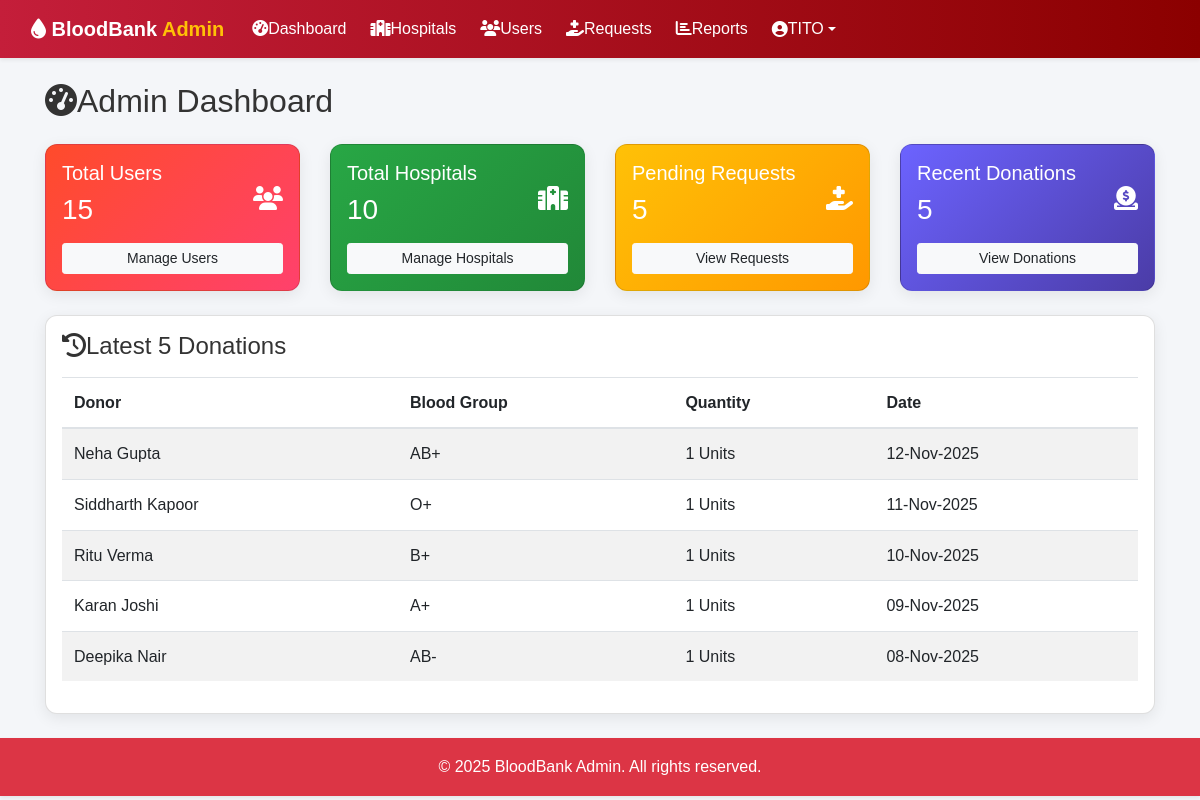
/admin/admin.php (signed in), run on the app's committed database.
### tables this page shows
CREATE TABLE `donations` (
  `donation_id` int(11) NOT NULL AUTO_INCREMENT,
  `user_id` int(11) NOT NULL,
  `hospital_id` int(11) NOT NULL,
  `blood_group` enum('A+','A-','B+','B-','AB+','AB-','O+','O-') NOT NULL,
  `quantity` int(11) NOT NULL,
  `status` enum('pending','approved','rejected') DEFAULT 'pending',
  `created_at` timestamp NOT NULL DEFAULT current_timestamp(),
  PRIMARY KEY (`donation_id`),
  KEY `user_id` (`user_id`),
  KEY `hospital_id` (`hospital_id`),
  KEY `idx_status` (`status`),
  CONSTRAINT `donations_ibfk_1` FOREIGN KEY (`user_id`) REFERENCES `users` (`user_id`) ON DELETE CASCADE,
  CONSTRAINT `donations_ibfk_2` FOREIGN KEY (`hospital_id`) REFERENCES `users` (`user_id`) ON DELETE CASCADE
);

CREATE TABLE `users` (
  `user_id` int(11) NOT NULL AUTO_INCREMENT,
  `name` varchar(100) NOT NULL,
  `email` varchar(100) NOT NULL,
  `location` varchar(255) DEFAULT NULL,
  `password` varchar(255) NOT NULL,
  `role` enum('admin','hospital','user') NOT NULL,
  `hospital_id` int(11) DEFAULT NULL,
  `phone` varchar(15) DEFAULT NULL,
  `blood_group` varchar(3) DEFAULT NULL,
  `created_at` timestamp NOT NULL DEFAULT current_timestamp(),
  `status` enum('pending','approved','rejected') NOT NULL DEFAULT 'pending',
  `district` varchar(100) DEFAULT NULL,
  `blood_type` varchar(10) DEFAULT NULL,
  `latitude` decimal(10,8) DEFAULT NULL,
  `longitude` decimal(11,8) DEFAULT NULL,
  `dob` date DEFAULT NULL,
  `gender` varchar(10) DEFAULT NULL,
  `emergency_contact` varchar(15) DEFAULT NULL,
  `notes` text DEFAULT NULL,
  PRIMARY KEY (`user_id`),
  UNIQUE KEY `email` (`email`)
);

### admin/admin.php (the view, shortened to what this page needs)
<?php
include "../includes/db.php";
$total_users = $conn->query("SELECT COUNT(*) as total FROM users WHERE role='user'")->fetch_assoc()['total'];
$total_hospitals = $conn->query("SELECT COUNT(*) as total FROM users WHERE role='hospital'")->fetch_assoc()['total'];
$pending_requests = $conn->query("SELECT COUNT(*) as total FROM requests WHERE status='pending'")->fetch_assoc()['total'];
$recent_donations = $conn->query("SELECT d.donation_id, u.name AS donor_name, d.blood_group, d.quantity, d.created_at
                                  FROM donations d
                                  JOIN users u ON d.user_id = u.user_id
                                  ORDER BY d.created_at DESC LIMIT 5");
?>
<!DOCTYPE html>
<html lang="en">
<head>
<?php include "head.php"; ?>
<link rel="stylesheet" href="../assets/css/bootstrap.min.css">
<link rel="stylesheet" href="../assets/css/admin.css">
<link rel="stylesheet" href="https://cdnjs.cloudflare.com/ajax/libs/font-awesome/6.5.0/css/all.min.css">
</head>
<body>
<?php include "header.php"; ?>
<div class="container mt-4">
<h2 class="mb-4"><i class="fas fa-tachometer-alt me-2"></i>Admin Dashboard</h2>
<div class="row mb-4">
    <div class="col-md-3">
        <div class="card stats-card p-3">
            <div class="d-flex justify-content-between align-items-center">
                <div>
                    <h5>Total Users</h5>
                    <h3><?php echo $total_users; ?></h3>
                </div>
                <i class="fas fa-users"></i>
            </div>
            <a href="manage_users.php" class="btn btn-light btn-sm mt-2 w-100">Manage Users</a>
        </div>
    </div>
    <div class="col-md-3">
        <div class="card stats-card p-3" style="background: linear-gradient(135deg,#28a745,#218838);">
            <div class="d-flex justify-content-between align-items-center">
                <div>
                    <h5>Total Hospitals</h5>
                    <h3><?php echo $total_hospitals; ?></h3>
                </div>
                <i class="fas fa-hospital"></i>
            </div>
            <a href="manage_hospitals.php" class="btn btn-light btn-sm mt-2 w-100">Manage Hospitals</a>
        </div>
    </div>
    <div class="col-md-3">
        <div class="card stats-card p-3" style="background: linear-gradient(135deg,#ffc107,#ff9800);">
            <div class="d-flex justify-content-between align-items-center">
                <div>
                    <h5>Pending Requests</h5>
                    <h3><?php echo $pending_requests; ?></h3>
                </div>
                <i class="fas fa-hand-holding-medical"></i>
            </div>
            <a href="view_requests.php" class="btn btn-light btn-sm mt-2 w-100">View Requests</a>
        </div>
    </div>
    <div class="col-md-3">
        <div class="card stats-card p-3" style="background: linear-gradient(135deg,#6c63ff,#4b3ca7);">
            <div class="d-flex justify-content-between align-items-center">
                <div>
                    <h5>Recent Donations</h5>
                    <h3><?php echo $recent_donations->num_rows; ?></h3>
                </div>
                <i class="fas fa-donate"></i>
            </div>
            <a href="donations.php" class="btn btn-light btn-sm mt-2 w-100">View Donations</a>
        </div>
    </div>
</div>
<div class="card p-3">
    <h4 class="mb-3"><i class="fas fa-history me-2"></i>Latest 5 Donations</h4>
    <table class="table table-striped">
        <thead>
            <tr>
                <th>Donor</th>
                <th>Blood Group</th>
                <th>Quantity</th>
                <th>Date</th>
            </tr>
        </thead>
        <tbody>
            <?php if($recent_donations->num_rows>0){
                while($row = $recent_donations->fetch_assoc()){ ?>
                    <tr>
                        <td><?php echo $row['donor_name']; ?></td>
                        <td><?php echo $row['blood_group']; ?></td>
                        <td><?php echo $row['quantity']; ?> Units</td>
                        <td><?php echo date('d-M-Y', strtotime($row['created_at'])); ?></td>
                    </tr>
            <?php }} else { ?>
                <tr><td colspan="4" class="text-center">No recent donations</td></tr>
            <?php } ?>
        </tbody>
    </table>
</div>
</div>
<?php include "footer.php"; ?>
</body>
</html>

### assets/css/style.css (style rules this page uses)
body, html { height: 100%; margin: 0; font-family: 'Segoe UI', Tahoma, Geneva, Verdana, sans-serif; }
a { text-decoration: none; }
:root { --brand-red: #C41E3A; --brand-blue: #2C5F8B; --light-bg: #f9f9f9; --dark-text: #333; --radius-lg: 12px; --shadow-soft: 0 4px 10px rgba(0,0,0,0.08); }
body { font-family: "Segoe UI", Roboto, sans-serif; color: var(--dark-text); background: var(--light-bg); line-height: 1.6; }

### admin/css/admin.css (style rules this page uses)
body { font-family: 'Poppins', sans-serif; background-color: #f7f8fa; }
.card { border-radius: 12px; box-shadow: 0 4px 15px rgba(0,0,0,0.08); transition: 0.3s; }
.table th, .table td { vertical-align: middle; }

### admin/admin.php (style rules this page uses)
body { background: #f4f6f9; font-family: 'Poppins', sans-serif; }
.card { border-radius: 12px; transition: 0.3s; }
.stats-card { background: linear-gradient(135deg, #ff4b2b, #ff416c); color: #fff; }
.stats-card i { font-size: 1.5rem; }

### data on the page
donations: user.name "Neha Gupta", blood_group "AB+", quantity "1", created_at "12-Nov-2025"
donations: user.name "Siddharth Kapoor", blood_group "O+", quantity "1", created_at "11-Nov-2025"
donations: user.name "Ritu Verma", blood_group "B+", quantity "1", created_at "10-Nov-2025"
donations: user.name "Karan Joshi", blood_group "A+", quantity "1", created_at "09-Nov-2025"
donations: user.name "Deepika Nair", blood_group "AB-", quantity "1", created_at "08-Nov-2025"

### other printed values
$_SESSION['admin_name'] "TITO"
$total_users "15"
$total_hospitals "10"
$pending_requests "5"
$recent_donations->num_rows "5"
